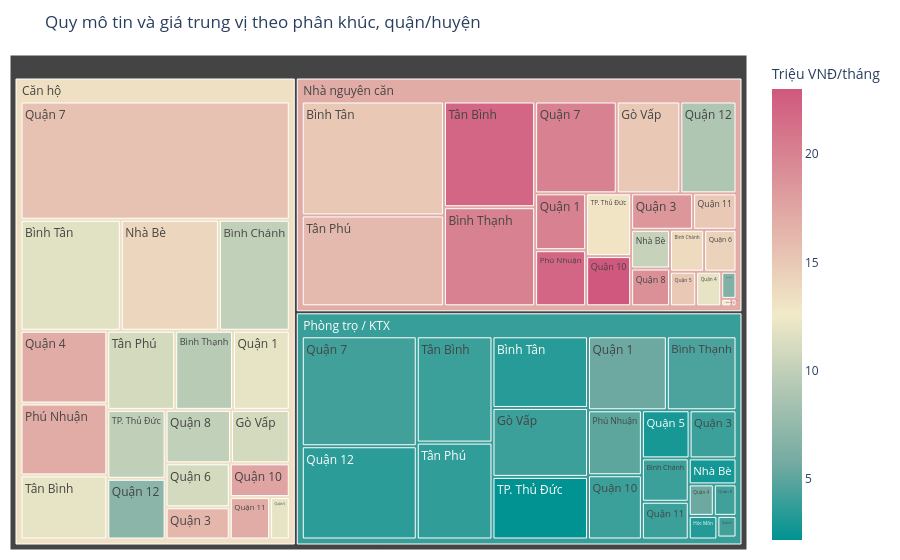

Source (notebook cell):
### Markdown cell above
### Biểu đồ 10 - Treemap tương tác theo loại hình và khu vực

### Code cell
tree = eda.loc[eda["quan_huyen"].ne("Khác")].groupby(
    ["loai_hinh","quan_huyen"], as_index=False).agg(
        so_tin=("id","count"), gia_trung_vi=("gia_thue_trieu_thang","median"),
        don_gia_trung_vi=("don_gia_nghin_m2","median"))
fig = px.treemap(tree, path=["loai_hinh","quan_huyen"], values="so_tin",
    color="gia_trung_vi", color_continuous_scale="Tealrose",
    hover_data={"so_tin":True,"gia_trung_vi":":.2f","don_gia_trung_vi":":.1f"},
    title="Quy mô tin và giá trung vị theo phân khúc, quận/huyện",
    labels={"so_tin":"Số tin","gia_trung_vi":"Giá thuê trung vị (triệu VNĐ/tháng)",
            "don_gia_trung_vi":"Đơn giá trung vị (nghìn VNĐ/m²/tháng)"})
fig.update_layout(margin=dict(t=55,l=10,r=10,b=10),
                  coloraxis_colorbar_title="Triệu VNĐ/tháng")
fig.show()
big = tree.loc[tree["so_tin"].idxmax()]
display(Markdown(
    f"Diện tích ô biểu thị số tin, màu biểu thị giá trung vị; ô nhiều tin nhất là {big['loai_hinh']} tại "
    f"{big['quan_huyen']} (n={int(big['so_tin']):,}, giá trung vị {big['gia_trung_vi']:.2f} triệu/tháng). "
    f"Sinh viên có thể khám phá nhanh các lựa chọn thuộc cùng loại hình ở nhiều quận; chủ nhà có thể xác định "
    f"nhóm cạnh tranh phù hợp; nền tảng có thể nhận diện khu vực dữ liệu dày hoặc mỏng. Rê chuột để xem số tin, "
    f"giá và đơn giá. Nhóm Khác bị loại khỏi treemap vì không có địa bàn đáng tin cậy; hình chỉ phản ánh phần mẫu "
    f"định vị được và giá tin đăng, không phải giao dịch thực tế."
))

### Figure 1 — Plotly figure (JSON) as saved in the notebook; plotly's stock layout.template omitted (floating-point values rounded to 4 significant figures; data arrays with more than 128 entries replaced by an {"elided": "..."} marker saying what was removed)
{"data": [{"branchvalues": "total", "customdata": {"elided": "65x3 mixed values"}, "domain": {"x": [0.0, 1.0], "y": [0.0, 1.0]}, "hovertemplate": "labels=%{label}<br>Số tin=%{customdata[0]}<br>parent=%{parent}<br>id=%{id}<br>Giá thuê trung vị (triệu VNĐ/tháng)=%{color:.2f}<br>Đơn giá trung vị (nghìn VNĐ/m²/tháng)=%{customdata[2]:.1f}<extra></extra>", "ids": ["Căn hộ/Bình Chánh", "Căn hộ/Bình Thạnh", "Căn hộ/Bình Tân", "Căn hộ/Gò Vấp", "Căn hộ/Nhà Bè", "Căn hộ/Phú Nhuận", "Căn hộ/Quận 1", "Căn hộ/Quận 10", "Căn hộ/Quận 11", "Căn hộ/Quận 12", "Căn hộ/Quận 3", "Căn hộ/Quận 4", "Căn hộ/Quận 5", "Căn hộ/Quận 6", "Căn hộ/Quận 7", "Căn hộ/Quận 8", "Căn hộ/TP. Thủ Đức", "Căn hộ/Tân Bình", "Căn hộ/Tân Phú", "Nhà nguyên căn/Bình Chánh", "Nhà nguyên căn/Bình Thạnh", "Nhà nguyên căn/Bình Tân", "Nhà nguyên căn/Cần Giờ", "Nhà nguyên căn/Củ Chi", "Nhà nguyên căn/Gò Vấp", "Nhà nguyên căn/Hóc Môn", "Nhà nguyên căn/Nhà Bè", "Nhà nguyên căn/Phú Nhuận", "Nhà nguyên căn/Quận 1", "Nhà nguyên căn/Quận 10", "Nhà nguyên căn/Quận 11", "Nhà nguyên căn/Quận 12", "Nhà nguyên căn/Quận 3", "Nhà nguyên căn/Quận 4", "Nhà nguyên căn/Quận 5", "Nhà nguyên căn/Quận 6", "Nhà nguyên căn/Quận 7", "Nhà nguyên căn/Quận 8", "Nhà nguyên căn/TP. Thủ Đức", "Nhà nguyên căn/Tân Bình", "Nhà nguyên căn/Tân Phú", "Phòng trọ / KTX/Bình Chánh", "Phòng trọ / KTX/Bình Thạnh", "Phòng trọ / KTX/Bình Tân", "Phòng trọ / KTX/Củ Chi", "Phòng trọ / KTX/Gò Vấp", "Phòng trọ / KTX/Hóc Môn", "Phòng trọ / KTX/Nhà Bè", "Phòng trọ / KTX/Phú Nhuận", "Phòng trọ / KTX/Quận 1", "Phòng trọ / KTX/Quận 10", "Phòng trọ / KTX/Quận 11", "Phòng trọ / KTX/Quận 12", "Phòng trọ / KTX/Quận 3", "Phòng trọ / KTX/Quận 4", "Phòng trọ / KTX/Quận 5", "Phòng trọ / KTX/Quận 6", "Phòng trọ / KTX/Quận 7", "Phòng trọ / KTX/Quận 8", "Phòng trọ / KTX/TP. Thủ Đức", "Phòng trọ / KTX/Tân Bình", "Phòng trọ / KTX/Tân Phú", "Căn hộ", "Nhà nguyên căn", "Phòng trọ / KTX"], "labels": ["Bình Chánh", "Bình Thạnh", "Bình Tân", "Gò Vấp", "Nhà Bè", "Phú Nhuận", "Quận 1", "Quận 10", "Quận 11", "Quận 12", "Quận 3", "Quận 4", "Quận 5", "Quận 6", "Quận 7", "Quận 8", "TP. Thủ Đức", "Tân Bình", "Tân Phú", "Bình Chánh", "Bình Thạnh", "Bình Tân", "Cần Giờ", "Củ Chi", "Gò Vấp", "Hóc Môn", "Nhà Bè", "Phú Nhuận", "Quận 1", "Quận 10", "Quận 11", "Quận 12", "Quận 3", "Quận 4", "Quận 5", "Quận 6", "Quận 7", "Quận 8", "TP. Thủ Đức", "Tân Bình", "Tân Phú", "Bình Chánh", "Bình Thạnh", "Bình Tân", "Củ Chi", "Gò Vấp", "Hóc Môn", "Nhà Bè", "Phú Nhuận", "Quận 1", "Quận 10", "Quận 11", "Quận 12", "Quận 3", "Quận 4", "Quận 5", "Quận 6", "Quận 7", "Quận 8", "TP. Thủ Đức", "Tân Bình", "Tân Phú", "Căn hộ", "Nhà nguyên căn", "Phòng trọ / KTX"], "marker": {"coloraxis": "coloraxis", "colors": [10.0, 9.5, 11.75, 11.0, 14.0, 17.0, 12.0, 17.5, 17.0, 7.0, 16.25, 17.0, 12.0, 11.0, 15.5, 10.0, 9.9, 12.0, 11.0, 13.75, 20.0, 15.0, 20.0, 12.5, 15.0, 6.5, 10.25, 22.0, 20.0, 23.0, 15.0, 9.0, 18.5, 12.0, 15.0, 14.25, 20.0, 19.0, 13.0, 22.0, 16.0, 4.0, 4.5, 3.4, 6.0, 4.0, 3.25, 2.8, 5.0, 5.5, 4.0, 4.0, 3.5, 4.0, 5.5, 2.9, 4.2, 4.2, 4.2, 2.2, 4.0, 3.7, 13.27, 16.99, 3.908]}, "name": "", "parents": ["Căn hộ", "Căn hộ", "Căn hộ", "Căn hộ", "Căn hộ", "Căn hộ", "Căn hộ", "Căn hộ", "Căn hộ", "Căn hộ", "Căn hộ", "Căn hộ", "Căn hộ", "Căn hộ", "Căn hộ", "Căn hộ", "Căn hộ", "Căn hộ", "Căn hộ", "Nhà nguyên căn", "Nhà nguyên căn", "Nhà nguyên căn", "Nhà nguyên căn", "Nhà nguyên căn", "Nhà nguyên căn", "Nhà nguyên căn", "Nhà nguyên căn", "Nhà nguyên căn", "Nhà nguyên căn", "Nhà nguyên căn", "Nhà nguyên căn", "Nhà nguyên căn", "Nhà nguyên căn", "Nhà nguyên căn", "Nhà nguyên căn", "Nhà nguyên căn", "Nhà nguyên căn", "Nhà nguyên căn", "Nhà nguyên căn", "Nhà nguyên căn", "Nhà nguyên căn", "Phòng trọ / KTX", "Phòng trọ / KTX", "Phòng trọ / KTX", "Phòng trọ / KTX", "Phòng trọ / KTX", "Phòng trọ / KTX", "Phòng trọ / KTX", "Phòng trọ / KTX", "Phòng trọ / KTX", "Phòng trọ / KTX", "Phòng trọ / KTX", "Phòng trọ / KTX", "Phòng trọ / KTX", "Phòng trọ / KTX", "Phòng trọ / KTX", "Phòng trọ / KTX", "Phòng trọ / KTX", "Phòng trọ / KTX", "Phòng trọ / KTX", "Phòng trọ / KTX", "Phòng trọ / KTX", "", "", ""], "type": "treemap", "values": [198.0, 115.0, 280.0, 79.0, 274.0, 157.0, 113.0, 51.0, 43.0, 89.0, 52.0, 159.0, 21.0, 71.0, 801.0, 88.0, 101.0, 140.0, 135.0, 38.0, 240.0, 430.0, 1.0, 2.0, 155.0, 11.0, 40.0, 76.0, 77.0, 60.0, 42.0, 137.0, 60.0, 23.0, 24.0, 36.0, 199.0, 39.0, 75.0, 256.0, 343.0, 54.0, 137.0, 182.0, 1.0, 175.0, 18.0, 33.0, 93.0, 155.0, 92.0, 47.0, 285.0, 60.0, 21.0, 61.0, 11.0, 336.0, 19.0, 159.0, 214.0, 195.0, 2967.0, 2364.0, 2348.0]}], "layout": {"coloraxis": {"autocolorscale": false, "colorbar": {"title": {"text": "Triệu VNĐ/tháng"}}, "colorscale": [[0.0, "rgb(0, 147, 146)"], [0.1667, "rgb(114, 170, 161)"], [0.3333, "rgb(177, 199, 179)"], [0.5, "rgb(241, 234, 200)"], [0.6667, "rgb(229, 185, 173)"], [0.8333, "rgb(217, 137, 148)"], [1.0, "rgb(208, 88, 126)"]]}, "legend": {"tracegroupgap": 0}, "margin": {"b": 10, "l": 10, "r": 10, "t": 55}, "title": {"text": "Quy mô tin và giá trung vị theo phân khúc, quận/huyện"}}}
